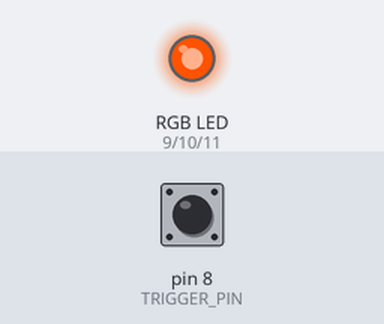
Simulated run of this sketch. Board: Arduino Uno, built with avr-gcc and run on an emulated ATmega328P. Shown: an RGB LED mixed from three pins (HIGH = lit). Dashed ring = blinking. Inputs (shaded band) come from the test bench; at power-on: pin 8 (TRIGGER_PIN) HIGH. Dim RGB values are drawn brighter than linear.

Above: at 1.25 s.
1.3 s: pin 8 (TRIGGER_PIN) pulled LOW for 0.15 s
At 1.4 s:
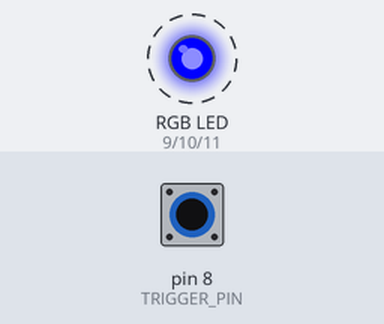
At 5.56 s:
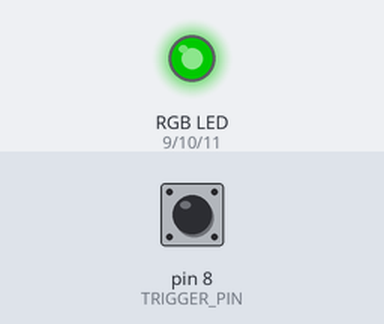
7.3 s: pin 8 (TRIGGER_PIN) pulled LOW for 1 s
At 11.56 s:
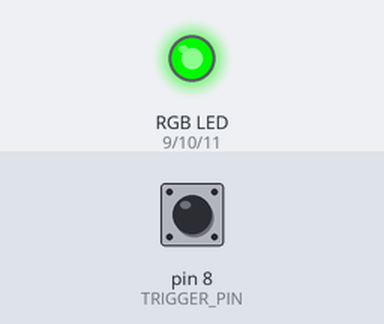
Timing chart, 0 to 22.3 s (numbered marks = the images above; inputs shaded):
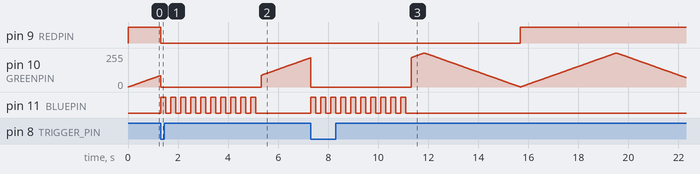

The sketch:

DeerPongLEDStrips.ino
```cpp
#define REDPIN 9
#define GREENPIN 10
#define BLUEPIN 11

#define TRIGGER_PIN 8

#define FADESPEED 15     // make this higher to slow down

void flash ( int dly, int nTimes, int r, int g, int b )
{
  for ( int i = 0 ; i < nTimes ; i++)
  {
    analogWrite ( REDPIN, r ) ;
    analogWrite ( GREENPIN, g ) ;
    analogWrite ( BLUEPIN, b ) ;
    delay ( dly ) ;

    analogWrite ( REDPIN, 0 ) ;
    analogWrite ( GREENPIN, 0 ) ;
    analogWrite ( BLUEPIN, 0) ;
    delay ( dly ) ;
  }
}

void setup() {
  pinMode(REDPIN, OUTPUT);
  pinMode(GREENPIN, OUTPUT);
  pinMode(BLUEPIN, OUTPUT);
  pinMode ( TRIGGER_PIN, INPUT_PULLUP ) ;
}

void loop() {
  int r, g, b;
  //Set red to full brightness
  analogWrite(REDPIN, 255);

  // fade from red to yellow
  for (g = 0; g < 256; g++) {
    analogWrite(GREENPIN, g);
    if ( digitalRead ( TRIGGER_PIN ) == LOW )
    {
      flash( 200, 10, 0, 0, 255 ) ;
    }
    delay(FADESPEED);
  }

  // fade from yellow to red
  for (g = 255; g > 0; g--) {
    analogWrite(GREENPIN, g);
    if ( digitalRead ( TRIGGER_PIN ) == LOW )
    {
      flash( 200, 10, 0, 0, 255 ) ;
    }
    delay(FADESPEED);
  }

}
```

Measured:
- after the input at 1.3 s, pin 9 (REDPIN): HIGH → LOW at once; pin 11 (BLUEPIN): alternates HIGH for 0.20 s and LOW for 0.20 s, 20 changes in all, then stays LOW, starting at once
- after the input at 7.3 s, pin 9 (REDPIN): LOW → HIGH after 8.4 s instead of 4.4 s; pin 11 (BLUEPIN): alternates HIGH for 0.20 s and LOW for 0.20 s, 20 changes in all, then stays LOW, starting at once
